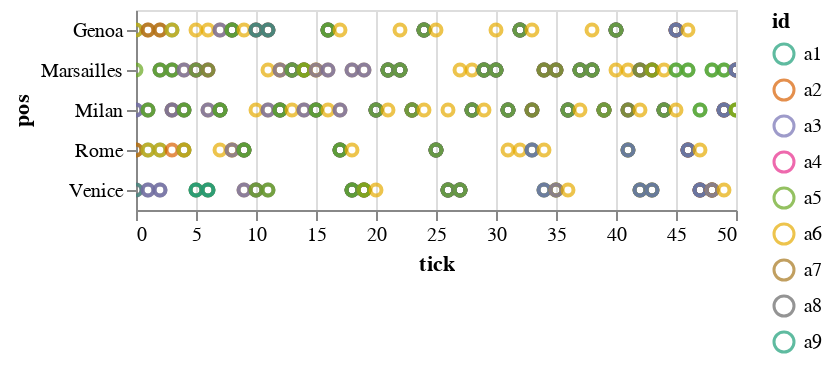

The notebook cell this image was saved under:
### Code cell
def plot_agent_locations(agents: pl.DataFrame):
    base = alt.Chart(agents).encode(
        x='tick:Q',
        y='pos:N',
        color=alt.Color('id:O').scale(scheme='dark2'),
    )
    return base.mark_point().interactive()
plot_agent_locations(agents)

### Figure 1 — Vega-Lite specification as saved in the notebook (floating-point values rounded to 4 significant figures; data arrays with more than 128 entries replaced by an {"elided": "..."} marker saying what was removed)
{"config": {"view": {"continuousWidth": 300, "continuousHeight": 300}}, "data": {"name": "data-732f07a22b444de1a31d9d8851a98457"}, "mark": {"type": "point"}, "encoding": {"color": {"field": "id", "scale": {"scheme": "dark2"}, "type": "ordinal"}, "x": {"field": "tick", "type": "quantitative"}, "y": {"field": "pos", "type": "nominal"}}, "params": [{"name": "param_2", "select": {"type": "interval", "encodings": ["x", "y"]}, "bind": "scales"}], "$schema": "https://vega.github.io/schema/vega-lite/v5.8.0.json", "datasets": {"data-732f07a22b444de1a31d9d8851a98457": {"elided": "459 records"}}}
